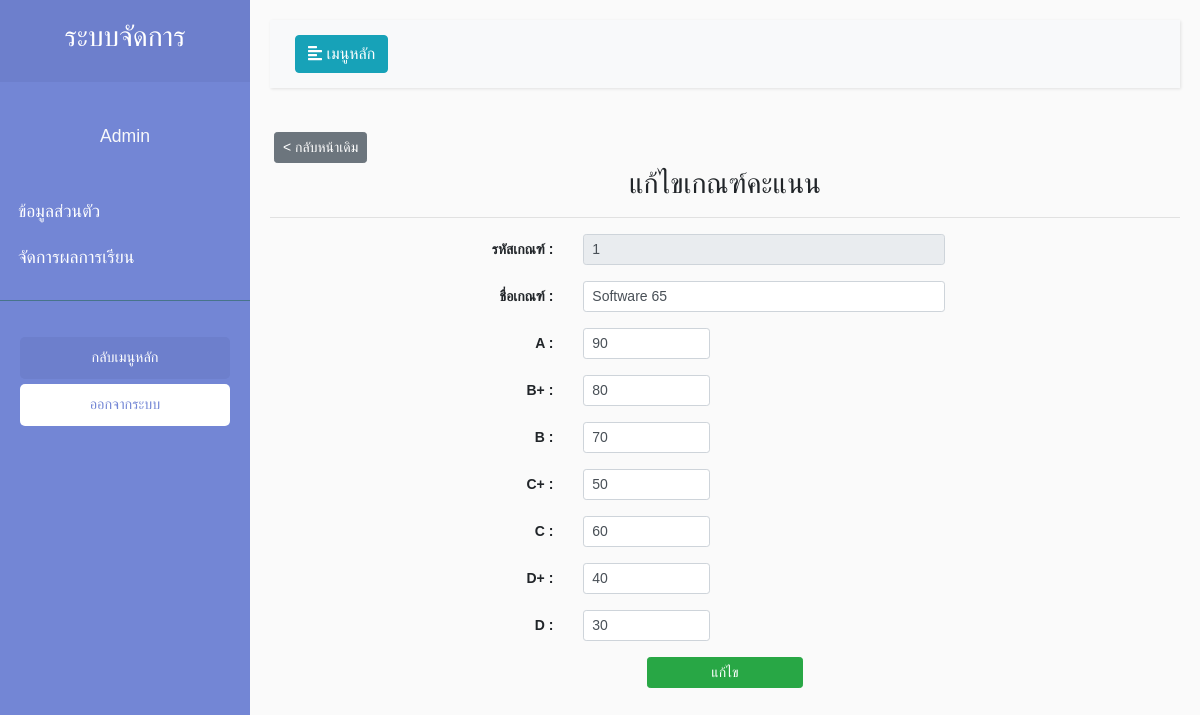
The app's page /view/criteria/EditCriteria.php?CTID=1 with its own data.
### tables this page shows
CREATE TABLE `criteria_tb` (
  `ctr_id` int(10) NOT NULL,
  `ctr_number` int(10) NOT NULL,
  `ctr_score` varchar(10) NOT NULL,
  `ctr_font` varchar(255) NOT NULL,
  `ctr_name` varchar(255) NOT NULL
);

### view/criteria/EditCriteria.php (the view, shortened to what this page needs)
<?php
include_once('../../model/connect.php');
if($_SESSION['Type_id'] == 2){
    $checkCodeStr = substr($_SESSION['id'],0,5);
    $sql ="SELECT * FROM `teacher_tb` WHERE `tc_code` = '".$checkCodeStr."'";
    $query = $conn->query($sql);
    $result = $query -> FETCH_ASSOC();
    $name = $result['tc_name'];
    $code = $result['tc_code'];
    $date = $result['tc_date'];
}
else{
    $name = 'Admin';
}
$sql = "SELECT * FROM criteria_tb WHERE ctr_number = '".$_SESSION['CTID']."'";
$query = $conn->query($sql);
?>
<!DOCTYPE html>
<html>
<head>
    <link rel="stylesheet" href="https://stackpath.bootstrapcdn.com/bootstrap/4.1.0/css/bootstrap.min.css"
>
    <link rel="stylesheet" href="../../style/Style.css">
</head>
<body class="setfont">
    <div class="wrapper">
        <nav id="sidebar">
            <div class="sidebar-header">
                <h3 class="text-center">ระบบจัดการ</h3>
            </div>
            <p class="text-center text-light mt-3 setfont"><?php echo $name; ?> </p>
            <ul class="list-unstyled components pl-2">
            <?php if($_SESSION['Type_id'] == 1){ ?>
                <li>
                    <a href="../main/Main.php">ข้อมูลส่วนตัว</a>
                </li>
                <li>
                    <a href="../managerPersonnel/ManagerPersonnel.php">จัดการบุคลากร</a>
                </li>
                <li>
                    <a href="../managerSubject/ManagerSubject.php">จัดการรายวิชา</a>
                </li>
                <li>
                    <a href="../managerStudent/ManagerStudent.php">จัดการนักศึกษา</a>
                </li>
                <li>
                    <a href="../managerProgram/Program.php">จัดการแผนการเรียน</a>
                </li>
                <li>
                    <a href="../register/Register.php">ลงทะเบียน</a>
                </li>
            <?php } else{?>
                <li>
                    <a href="">ข้อมูลส่วนตัว</a>
                </li>
                <li>
                    <a href="../setScore/SubjectList.php">จัดการผลการเรียน</a>
                </li>
            <?php } ?>
            </ul>
            <ul class="list-unstyled CTAs">
                <li>
                    <a href="../../index.php" class="article">กลับเมนูหลัก</a>
                </li>
                <li>
                    <a href="../../control/logout/Logout.php" class="download">ออกจากระบบ</a>
                </li>
            </ul>
        </nav>
        <div id="content">
        <nav class="navbar navbar-expand-lg navbar-light bg-light">
                <div class="container-fluid">
                    <button type="button" id="sidebarCollapse" class="btn btn-info">
                        <i class="fas fa-align-left"></i>
                        <span>เมนูหลัก</span>
                    </button>
                </div>
            </nav>
            <a class="btn btn-sm btn-secondary m-1" href="../setScore/SubjectList.php"> < กลับหน้าเดิม</a>
            <h3 class="text-center">แก้ไขเกณฑ์คะแนน</h3>
            <hr>
            <form id="myform" name='myform' method="POST" action="../../control/criteria/EditCriteria.php">
                <div class="form-group row">
                    <label for="txtcode"
                        class="col-sm-4 text-right col-form-label col-form-label-sm font-weight-bold">รหัสเกณฑ์ : </label>
                    <div class="col-sm-5">
                        <input type="text" name="txtcode" class="form-control form-control-sm" id="txtcode" value="<?php echo $_GET['CTID'] ?>" required readonly></div>
                </div>
  <div class="form-group row">
        <?php
        $queryname = $conn->query($sql);
        $resultname = $queryname->FETCH_ASSOC();
        ?>
        <label for="txtname"
            class="col-sm-4 text-right col-form-label col-form-label-sm font-weight-bold">ชื่อเกณฑ์ : </label>
        <div class="col-sm-5">
            <input type="text" name="txtname" class="form-control form-control-sm" id="txtname"  value="<?php echo  $resultname['ctr_name']; ?>"
            pattern="[a-zA-Zก-ฮ0-9].{1,50}" title="Must be only letters " required autofocus></div>
    </div>
               <?php while($result = $query->FETCH_ASSOC()) {?>
                <div class="form-group row">
                    <label for="<?php echo 'txt'.$result['ctr_font']; ?>"
                        class="col-sm-4 text-right col-form-label col-form-label-sm font-weight-bold"><?php echo $result['ctr_font']; ?> : </label>
                    <div class="col-sm-2">
                        <input  type="text" name="<?php echo 'txt'.$result['ctr_font']; ?>" class="form-control form-control-sm" id="<?php echo 'txt'.$result['ctr_font']; ?>"
                                value="<?php echo $result['ctr_score'] ?>"
                                pattern="^[0-9\s]+$.{0,2}"title="Must be number only from 1-100" required autofocus></div>
                    </div>
               <?php } ?>
            <div class="row">
                <button class="btn btn-sm btn-success mx-auto col-2" >แก้ไข</button>
            </div>
        </div>
</body>
</html>

### style/Style.css (style rules this page uses)
body { font-family: 'Kanit', sans-serif; }
.setfont { font-family: 'Kanit', sans-serif; }
body { font-family: 'Poppins', sans-serif; background: #fafafa; }
p { font-family: 'Poppins', sans-serif; font-size: 1.1em; font-weight: 300; line-height: 1.7em; color: #999; }
a, a:hover, a:focus { color: inherit; text-decoration: none; transition: all 0.3s; }
.navbar { padding: 15px 10px; background: #fff; border: none; border-radius: 0; margin-bottom: 40px; box-shadow: 1px 1px 3px rgba(0, 0, 0, 0.1); }
.wrapper { display: flex; width: 100%; align-items: stretch; }
#sidebar { min-width: 250px; max-width: 250px; background: #7386D5; color: #fff; transition: all 0.3s; }
#sidebar .sidebar-header { padding: 20px; background: #6d7fcc; }
#sidebar ul.components { padding: 20px 0; border-bottom: 1px solid #47748b; }
#sidebar ul li a { padding: 10px; font-size: 1.1em; display: block; }
ul.CTAs { padding: 20px; }
ul.CTAs a { text-align: center; font-size: 0.9em !important; display: block; border-radius: 5px; margin-bottom: 5px; }
a.download { background: #fff; color: #7386D5; }
a.article, a.article:hover { background: #6d7fcc !important; color: #fff !important; }
#content { width: 100%; padding: 20px; min-height: 100vh; transition: all 0.3s; }

### records on screen
criteria_tb: txtname "Software 65", ctr_font "A", txtA "90"
criteria_tb: ctr_font "B+", ctr_score "80"
criteria_tb: ctr_font "B", txtB "70"
criteria_tb: ctr_font "C+", ctr_score "50"
criteria_tb: ctr_font "C", txtC "60"
criteria_tb: ctr_font "D+", ctr_score "40"
criteria_tb: ctr_font "D", txtD "30"

### other values on screen
$name "Admin"
